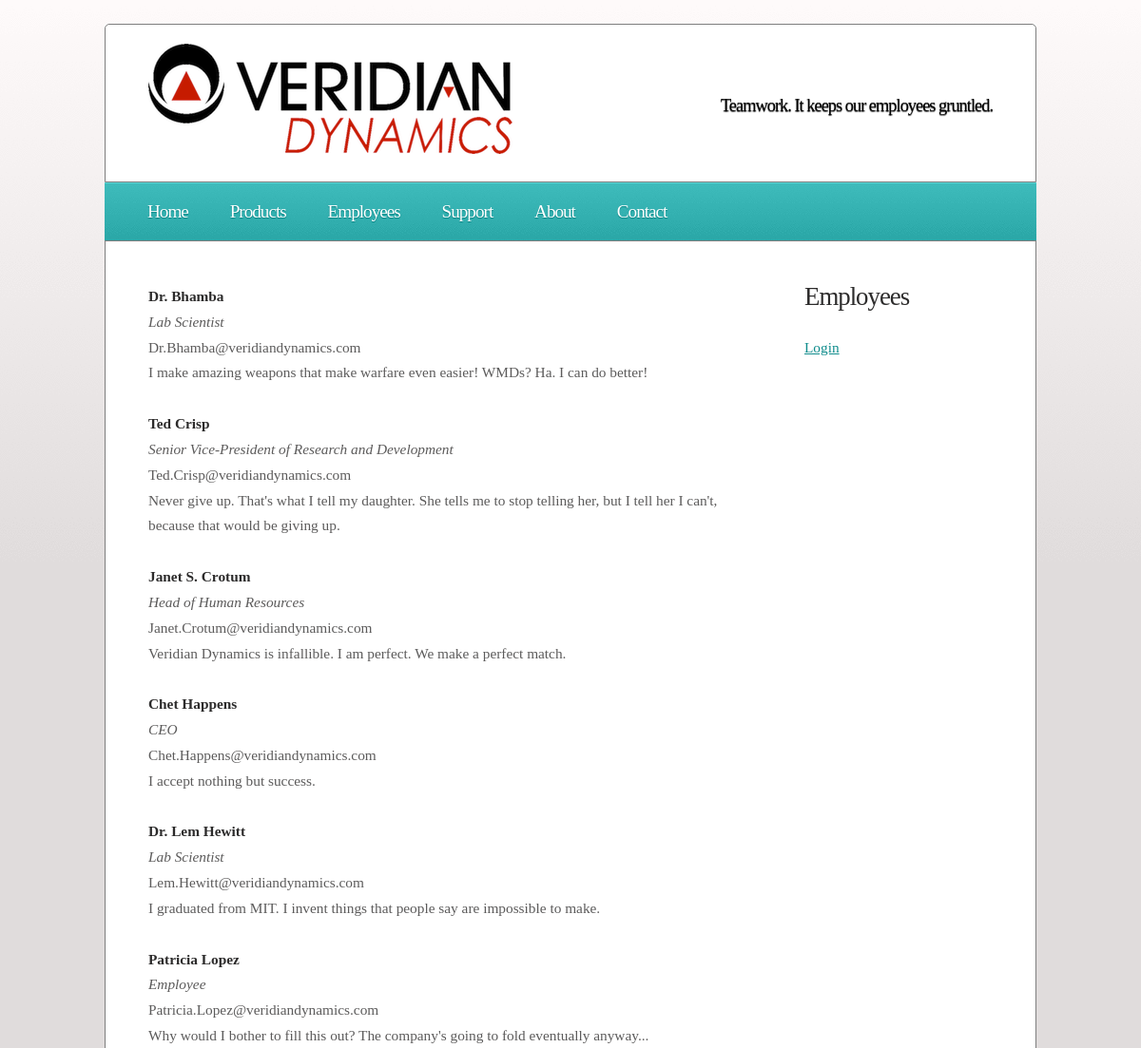
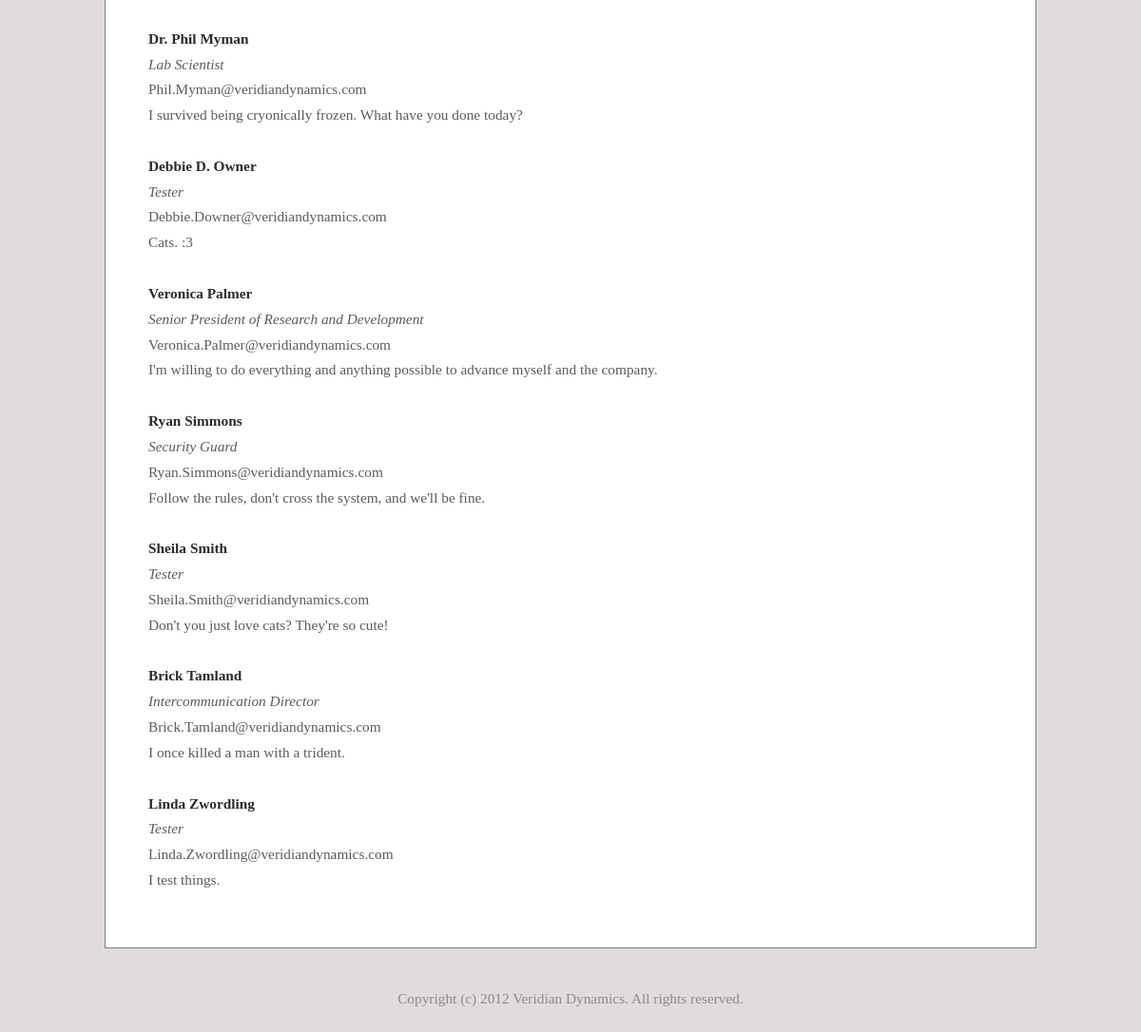
The app's page /site-secure/employee_list.php with its own data (2 pictures, top to bottom).
### tables this page shows
CREATE TABLE `users` (
  `id` int(10) NOT NULL auto_increment,
  `username` varchar(30) NOT NULL,
  `password` char(30) NOT NULL,
  `email` varchar(100) NOT NULL,
  `firstname` varchar(30) NOT NULL,
  `lastname` varchar(30) NOT NULL,
  `position` varchar(50) default 'Employee',
  `biography` varchar(5000) default NULL,
  `admin` tinyint(1) default '0',
  PRIMARY KEY  (`id`),
  UNIQUE KEY `username` (`username`)
);

### site-secure/employee_list.php (the view, shortened to what this page needs)
<!DOCTYPE html PUBLIC "-//W3C//DTD XHTML 1.0 Strict//EN" "http://www.w3.org/TR/xhtml1/DTD/xhtml1-strict.dtd">
<html xmlns="http://www.w3.org/1999/xhtml">
<head>
<link rel="stylesheet" type="text/css" href="style.css" />
</head>
<body>
<div id="wrapper">
	<div id="header">
		<div id="logo">
                        <img id="toplogo" src="images/Veridian.png" alt="" />
		</div>
		<div id="slogan">
			<h2>Teamwork. It keeps our employees gruntled.</h2>
		</div>
	</div>
	<div id="menu">
		<ul>
			<li class="first current_page_item"><a href="index.php">Home</a></li>
			<li><a href="products.php">Products</a></li>
			<li><a href="employee_list.php">Employees</a></li>
			<li><a href="support.php">Support</a></li>
			<li><a href="about.php">About</a></li>
			<li class="last"><a href="contact.php">Contact</a></li>
		</ul>
		<br class="clearfix" />
	</div>
	<div id="page">
		<div id="content">
			<div class="box" id="content-box1">
				<?php
				$query = "SELECT * FROM `users` ORDER BY lastname";
				$result = mysql_query($query);
				$num = mysql_numrows($result);
				for ($i = 0; $i < $num; $i++)
				{
					echo "<strong>" . mysql_result($result, $i, "firstname") . " " . mysql_result($result, $i, "lastname") . "</strong><br />";
					echo "<i>" . mysql_result($result, $i, "position") . "</i><br />";
					echo mysql_result($result, $i, "email") . "<br />";
					echo mysql_result($result, $i, "biography") . "<br /><br />";
				}
				?>
			</div>
			<br class="clearfix" />
		</div>
		<div id="sidebar">
			<div class="box">
				<h3>Employees</h3>
				<ol>
				<?php
				if (isset($_SESSION["valid_id"]))
				{
					echo "<li><a href=\"employees.php\">Profile</a></li>";
					echo "<li><a href=\"logout.php\">Logout</a></li>";
				}
				else
				{
					echo "<li><a href=\"login.php\">Login</a></li>";
				}
				?>
				</ol>
			</div>
		</div>
		<br class="clearfix" />
	</div>
</div>
<div id="footer">
	Copyright (c) 2012 Veridian Dynamics. All rights reserved.
</div>
</body>
</html>

### site-secure/style.css (style rules this page uses)
* { margin: 0; padding: 0; }
a { text-decoration: underline; color: #0F8C8C; }
body { font-size: 11.5pt; color: #5C5B5B; line-height: 1.75em; background: #E0DCDC url(images/img01.gif) repeat-x top left; }
body,input { font-family: Georgia, serif; }
strong { color: #2C2B2B; }
h1,h2,h3,h4 { font-weight: normal; letter-spacing: -1px; }
h2 { font-size: 2.25em; }
h2,h3,h4 { color: #2C2B2B; margin-bottom: 1em; }
h3 { font-size: 1.75em; }
#toplogo { margin-top:15px; }
ul { margin-bottom: 1.5em; }
.box { overflow: hidden; margin-bottom: 1em; }
#content { width: 665px; float: left; padding: 0; }
#content-box1 { width: 640px; float: left; }
#footer { margin: 40px 0 120px 0; text-align: center; color: #8C8B8B; }
#header { height: 75px; position: relative; background: white; padding: 45px; color: #FFFFFF; width: 888px; border: solid 1px #7E7E7E; border-top-left-radius: 5px; border-top-right-radius: 5px; overflow: hidden; }
#logo { line-height: 160px; height: 160px; padding: 5px 0 0 0; position: absolute; top: 0; left: 45px; }
#slogan { line-height: 160px; height: 160px; padding: 5px 0 0 0; position: absolute; right: 45px; top: 0; }
#slogan h2 { color: black; font-size: 1.2em; text-shadow: 0 1px 1px #3E3E3E; cursor: default }
#menu { padding: 0 45px 0 45px; position: relative; background: #209D9D url(images/img02.gif) repeat-x top left; margin: 0 0 0 0; height: 60px; line-height: 60px; width: 890px; border-top: solid 1px #5AD7D7; text-shadow: 0 1px 1px #007D7D; }
#menu a { text-decoration: none; color: #FFFFFF; font-size: 1.25em; letter-spacing: -1px; }
#menu ul { list-style: none; }
#menu ul li { padding: 0 20px 0 20px; display: inline; }
#menu ul li.first { padding-left: 0; }
#page { padding: 45px 45px 15px 45px; position: relative; width: 888px; margin: 0; border: solid 1px #7E7E7E; }
#sidebar { width: 200px; padding: 0; margin: 0 0 0 690px; }
#wrapper { position: relative; width: 980px; margin: 25px auto 0 auto; background: #FFFFFF; }

### records on screen
users: firstname "Dr.", lastname "Bhamba", position "Lab Scientist", email "Dr.Bhamba@veridiandynamics.com", biography "I make amazing weapons that make warfare even easier! WMDs? Ha. I can do better!"
users: firstname "Ted", lastname "Crisp", position "Senior Vice-President of Research and Development", email "Ted.Crisp@veridiandynamics.com", biography "Never give up. That's what I tell my daughter. She tells me to stop telling her, but I tell her I can't, because that would be giving up."
users: firstname "Janet S.", lastname "Crotum", position "Head of Human Resources", email "Janet.Crotum@veridiandynamics.com", biography "Veridian Dynamics is infallible. I am perfect. We make a perfect match."
users: firstname "Chet", lastname "Happens", position "CEO", email "Chet.Happens@veridiandynamics.com", biography "I accept nothing but success."
users: firstname "Dr. Lem", lastname "Hewitt", position "Lab Scientist", email "Lem.Hewitt@veridiandynamics.com", biography "I graduated from MIT. I invent things that people say are impossible to make."
users: firstname "Patricia", lastname "Lopez", position "Employee", email "Patricia.Lopez@veridiandynamics.com", biography "Why would I bother to fill this out? The company's going to fold eventually anyway..."
users: firstname "Dr. Phil", lastname "Myman", position "Lab Scientist", email "Phil.Myman@veridiandynamics.com", biography "I survived being cryonically frozen. What have you done today?"
users: firstname "Debbie D.", lastname "Owner", position "Tester", email "Debbie.Downer@veridiandynamics.com", biography "Cats. :3"
users: firstname "Veronica", lastname "Palmer", position "Senior President of Research and Development", email "Veronica.Palmer@veridiandynamics.com", biography "I'm willing to do everything and anything possible to advance myself and the company."
users: firstname "Ryan", lastname "Simmons", position "Security Guard", email "Ryan.Simmons@veridiandynamics.com", biography "Follow the rules, don't cross the system, and we'll be fine."
users: firstname "Sheila", lastname "Smith", position "Tester", email "Sheila.Smith@veridiandynamics.com", biography "Don't you just love cats? They're so cute!"
users: firstname "Brick", lastname "Tamland", position "Intercommunication Director", email "Brick.Tamland@veridiandynamics.com", biography "I once killed a man with a trident."
users: firstname "Linda", lastname "Zwordling", position "Tester", email "Linda.Zwordling@veridiandynamics.com", biography "I test things."
